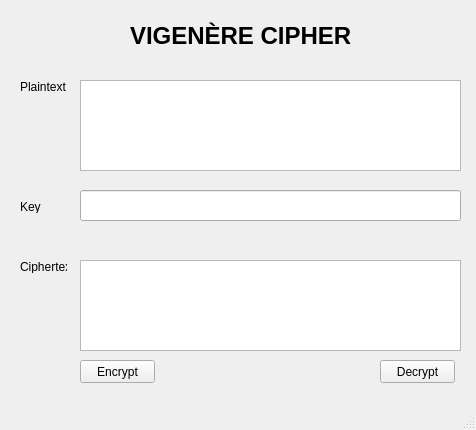
<?xml version="1.0" encoding="UTF-8"?>
<ui version="4.0">
 <class>MainWindow</class>
 <widget class="QMainWindow" name="MainWindow">
  <property name="geometry">
   <rect>
    <x>0</x>
    <y>0</y>
    <width>476</width>
    <height>430</height>
   </rect>
  </property>
  <property name="windowTitle">
   <string>Vigenère Cipher</string>
  </property>
  <widget class="QWidget" name="centralwidget">
   <widget class="QLabel" name="label">
    <property name="geometry">
     <rect>
      <x>130</x>
      <y>20</y>
      <width>250</width>
      <height>31</height>
     </rect>
    </property>
    <property name="font">
     <font>
      <pointsize>18</pointsize>
      <weight>75</weight>
      <bold>true</bold>
     </font>
    </property>
    <property name="text">
     <string>VIGENÈRE CIPHER</string>
    </property>
   </widget>
   <widget class="QPlainTextEdit" name="txt_plain_text">
    <property name="geometry">
     <rect>
      <x>80</x>
      <y>80</y>
      <width>381</width>
      <height>91</height>
     </rect>
    </property>
   </widget>
   <widget class="QLabel" name="label_2">
    <property name="geometry">
     <rect>
      <x>20</x>
      <y>80</y>
      <width>47</width>
      <height>13</height>
     </rect>
    </property>
    <property name="text">
     <string>Plaintext</string>
    </property>
   </widget>
   <widget class="QLabel" name="label_3">
    <property name="geometry">
     <rect>
      <x>20</x>
      <y>200</y>
      <width>47</width>
      <height>13</height>
     </rect>
    </property>
    <property name="text">
     <string>Key</string>
    </property>
   </widget>
   <widget class="QLineEdit" name="txt_key">
    <property name="geometry">
     <rect>
      <x>80</x>
      <y>190</y>
      <width>381</width>
      <height>31</height>
     </rect>
    </property>
   </widget>
   <widget class="QLabel" name="label_4">
    <property name="geometry">
     <rect>
      <x>20</x>
      <y>260</y>
      <width>47</width>
      <height>13</height>
     </rect>
    </property>
    <property name="text">
     <string>Ciphertext</string>
    </property>
   </widget>
   <widget class="QPlainTextEdit" name="txt_cipher_text">
    <property name="geometry">
     <rect>
      <x>80</x>
      <y>260</y>
      <width>381</width>
      <height>91</height>
     </rect>
    </property>
   </widget>
   <widget class="QPushButton" name="btn_encrypt">
    <property name="geometry">
     <rect>
      <x>80</x>
      <y>360</y>
      <width>75</width>
      <height>23</height>
     </rect>
    </property>
    <property name="text">
     <string>Encrypt</string>
    </property>
   </widget>
   <widget class="QPushButton" name="btn_decrypt">
    <property name="geometry">
     <rect>
      <x>380</x>
      <y>360</y>
      <width>75</width>
      <height>23</height>
     </rect>
    </property>
    <property name="text">
     <string>Decrypt</string>
    </property>
   </widget>
  </widget>
  <widget class="QMenuBar" name="menubar">
   <property name="geometry">
    <rect>
     <x>0</x>
     <y>0</y>
     <width>476</width>
     <height>21</height>
    </rect>
   </property>
  </widget>
  <widget class="QStatusBar" name="statusbar"/>
 </widget>
 <resources/>
 <connections/>
</ui>
